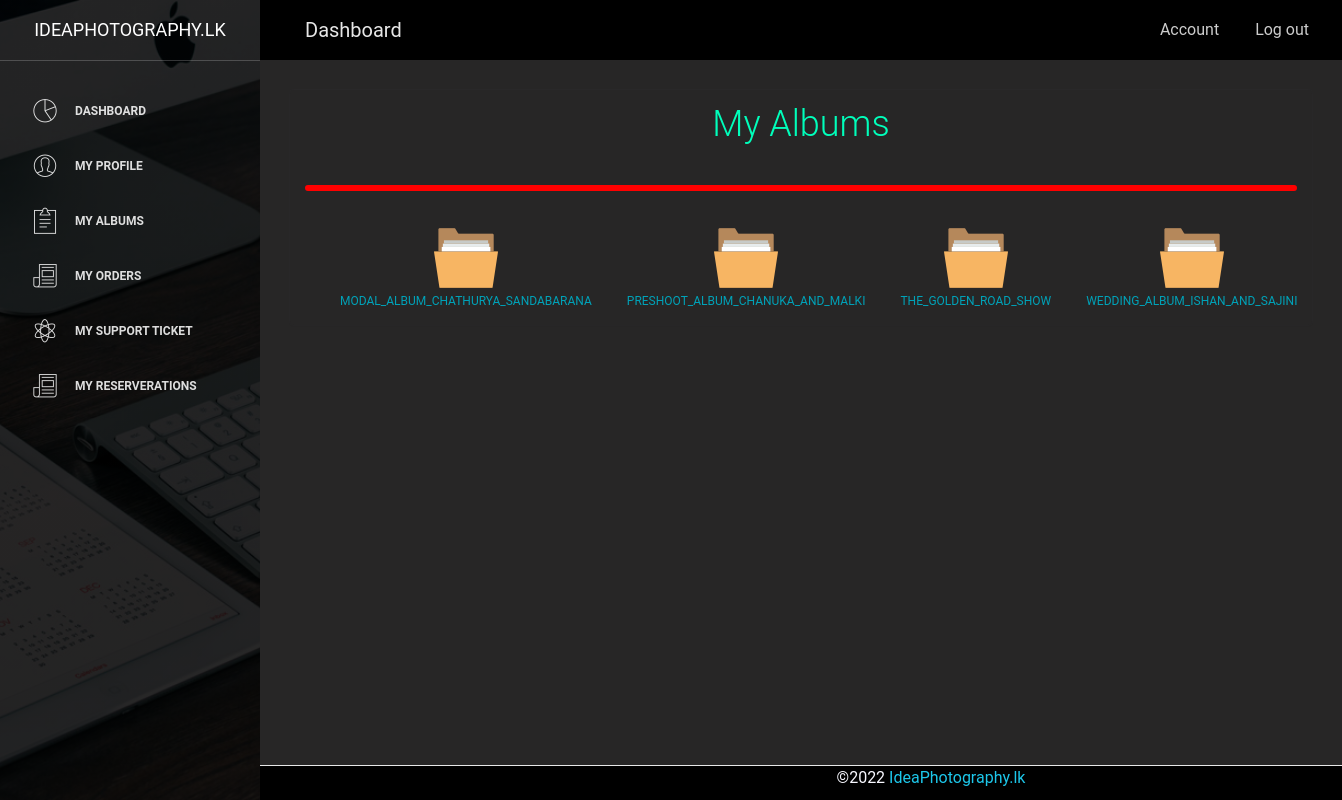
The app's page /ideaphotography/Blog/customer/albums.php with its own data.
### tables this page shows
CREATE TABLE IF NOT EXISTS `album` (
  `id` int NOT NULL AUTO_INCREMENT,
  `privacy` varchar(255) NOT NULL DEFAULT 'Private',
  `user` varchar(255) NOT NULL,
  `name` varchar(255) NOT NULL,
  `date` date NOT NULL,
  PRIMARY KEY (`id`)
);

### ideaphotography/Blog/customer/albums.php (the view, shortened to what this page needs)
<?php include "include/customer_header.php"?>
<div class="content">
	<div class="container-fluid">
		<div class="row">
			<div class="col-md-12">
				<div class="card" style="background-color: #272626">
					<div class="header">
						<h2 style="color:#00FFBB; text-align: center;" class="title">My Albums</h4><br>
						<hr style="  border: 3px solid red; border-radius: 5px;">
					</div>
					<div class="content">
						<table class="ab" >
							<tr>
								<?php
										$id =$_SESSION['email'];
										$query="SELECT * FROM album ";
										$result=mysqli_query($connect,$query);
										while($row=mysqli_fetch_assoc($result))
										{  if($row['privacy'] =="Public" || $row['user'] ==  $id){
								?>
								<td align="center">
									<a href="../admin/view/index.php?source=<?php echo  $row['name'];?>">
										<img src="../admin/images/folder.png"><br>
										<label for="image"><?php echo  $row['name'];?></label>
									</a>
								</td>
								<?php
										}}
								?>
							</tr>
						</table>
					</div>
				</div>
			</div>
		</div>
	</div>
</div>
<?php include "include/customer_footer.php"?>

### ideaphotography/Blog/customer/assets/css/style.css (style rules this page uses)
table.ab { border-collapse: separate; border-spacing: 35px 0; }

### records on screen
album: name "MODAL_ALBUM_CHATHURYA_SANDABARANA"
album: name "PRESHOOT_ALBUM_CHANUKA_AND_MALKI"
album: name "THE_GOLDEN_ROAD_SHOW"
album: name "WEDDING_ALBUM_ISHAN_AND_SAJINI"
